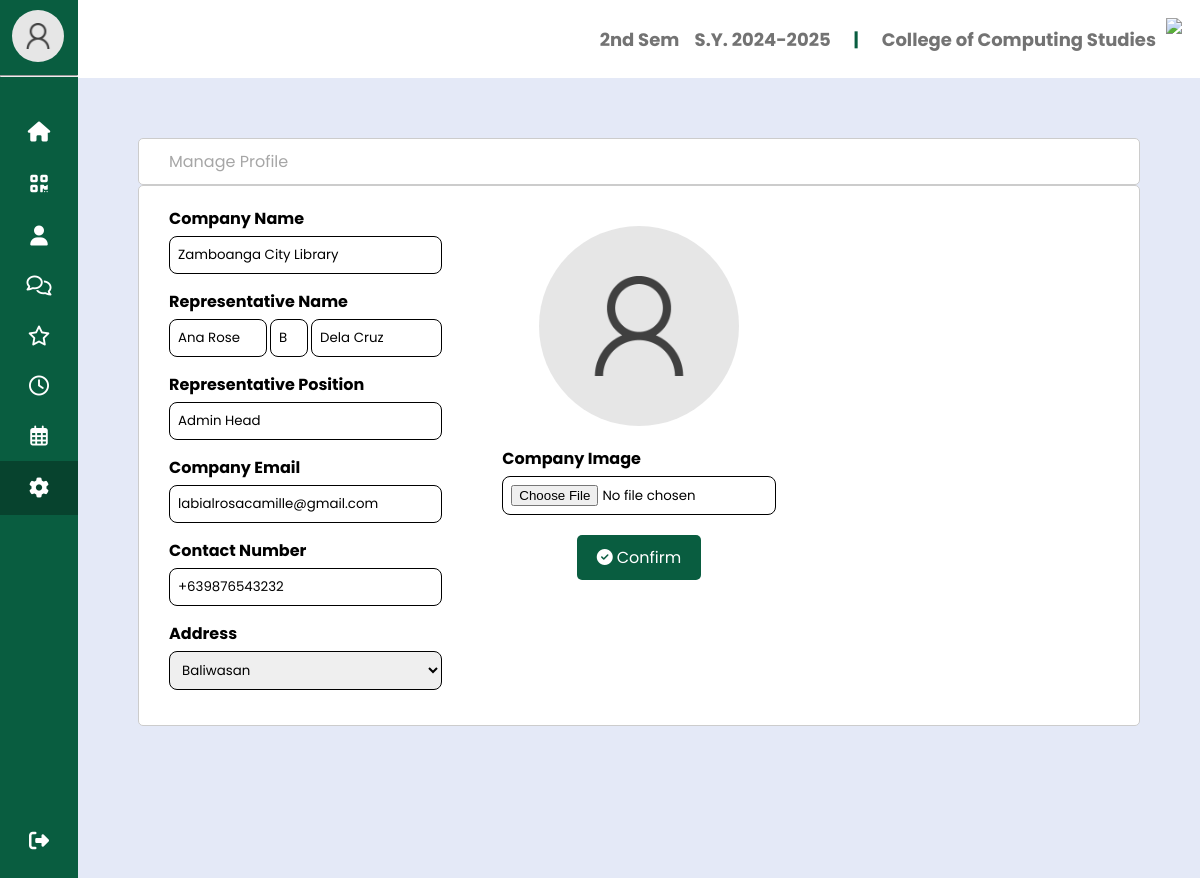
The page /company/setting.php (signed in) on the database its author committed.
### tables this page shows
CREATE TABLE `semester` (
  `id` int(11) NOT NULL,
  `type` enum('1st Sem','2nd Sem','Summer') NOT NULL
);

CREATE TABLE `company` (
  `company_id` int(11) NOT NULL,
  `company_image` varchar(255) NOT NULL,
  `company_name` varchar(255) NOT NULL,
  `company_rep_firstname` varchar(255) NOT NULL,
  `company_rep_middle` varchar(255) NOT NULL,
  `company_rep_lastname` varchar(255) NOT NULL,
  `company_email` varchar(255) NOT NULL,
  `company_password` varchar(255) NOT NULL,
  `company_address` varchar(255) NOT NULL,
  `company_number` varchar(255) NOT NULL,
  `verification_code` varchar(255) NOT NULL,
  `company_rep_position` varchar(255) NOT NULL
);

CREATE TABLE `address` (
  `address_id` int(11) NOT NULL,
  `address_barangay` varchar(255) NOT NULL
);

### company/setting.php (the view, shortened to what this page needs)
<?php
require '../conn/connection.php';
$company_id = $_SESSION['user_id'];
$query = "
    SELECT company.*, CONCAT(address.address_barangay) AS full_address
    FROM company
    LEFT JOIN address ON company.company_address = address.address_id
    WHERE company.company_id = ?
";
if ($stmt = $database->prepare($query)) {
    $stmt->bind_param("i", $company_id);
    $stmt->execute();
    $result = $stmt->get_result();
    if ($result->num_rows > 0) {
        $company = $result->fetch_assoc();
    } else {
        $company = [
            'company_name' => 'Unknown',
            'company_email' => 'unknown@wmsu.edu.ph',
            'full_address' => 'Unknown, Unknown'
        ];
    }
}
$query = "SELECT * FROM address";
$barangays = [];
if ($result = $database->query($query)) {
    while ($row = $result->fetch_assoc()) {
        $barangays[] = $row;
    }
}
$currentSemester = "1st Sem";
$semesterQuery = "SELECT `type` FROM `semester` WHERE `id` = 1";
if ($result = $database->query($semesterQuery)) {
    if ($result->num_rows > 0) {
        $row = $result->fetch_assoc();
        $currentSemester = $row['type'];
    }
}
?>
<!DOCTYPE html>
<html lang="en">
<head>
    <link rel="stylesheet" href="https://cdnjs.cloudflare.com/ajax/libs/font-awesome/6.5.2/css/all.min.css">
    <link rel="stylesheet" href="../css/main.css">
    <link rel="stylesheet" href="../css/mobile.css">
</head>
<body>
    <div class="header">
        <div class="school-name">
            &nbsp;&nbsp;&nbsp;&nbsp;&nbsp;&nbsp;<?php echo $currentSemester; ?> &nbsp;&nbsp;&nbsp;
            <span id="sy-text"></span>
            &nbsp;&nbsp;&nbsp;&nbsp;&nbsp;&nbsp;<span style="color: #095d40;">|</span>
            &nbsp;&nbsp;&nbsp;&nbsp;&nbsp;&nbsp;College of Computing Studies
            <img src="../img/ccs.png">
        </div>
    </div>
    <div class="sidebar close">
        <div class="profile-details">
            <img src="../uploads/company/<?php echo !empty($company['company_image']) ? $company['company_image'] : 'user.png'; ?>"
                alt="Company Image" class="logout-img">
            <div style="margin-top: 10px;" class="profile-info">
                <br />
            </div>
        </div>
        <hr>
        <ul class="nav-links">
            <li>
                <a href="index.php">
                    <i class="fa-solid fa-house"></i>
                </a>
            </li>
            <li>
                <a href="qr-code.php">
                    <i class="fa-solid fa-qrcode"></i>
                </a>
            </li>
            <li>
                <a href="intern.php">
                    <i class="fa-solid fa-user"></i>
                </a>
            </li>
            <li>
                <a href="message.php">
                    <i class="fa-regular fa-comments"></i>
                </a>
            </li>
            <li>
                <a href="feedback.php">
                    <i class="fa-regular fa-star"></i>
                </a>
            </li>
            <li>
                <div class="iocn-link">
                    <a href="attendance.php">
                        <i class="fa-regular fa-clock"></i>
                    </a>
                </div>
            </li>
            <li>
                <a href="calendar.php">
                    <i class="fa-regular fa-calendar-days"></i>
                </a>
            </li>
            <li>
                <a href="setting.php" class="active">
                    <i class="fas fa-cog"></i>
                </a>
            </li>
            <li>
                <a onclick="openLogoutModal()">
                    <div class="logout-details">
                        <i class="fas fa-sign-out-alt right-icon"></i>
                    </div>
                </a>
            </li>
        </ul>
    </div>
    <section class="home-section">
        <div class="home-content">
        </div>
        <form style="" class="form-container">
            <div style="padding: 10px; margin-left: 20px;" class="form-section">
                <label style="color: #a6a6a6">Manage Profile</label>
            </div>
        </form>
        <form class="form-container" action="settings.php" method="POST" enctype="multipart/form-data">
            <div class="form-section">
                <div class="form-group-name">
                    <label for="wmsu-id">Company Name</label>
                    <input type="text" id="company-name" name="company_name"
                        value="<?php echo $company['company_name']; ?>" required>
                </div>
                <div class="form-group-name">
                    <label for="wmsu-id">Representative Name</label>
                    <div class="name-inputs">
                        <input class="firstname" type="text" id="company-firstname" name="company_rep_firstname"
                            value="<?php echo $company['company_rep_firstname']; ?>" required>
                        <input class="middle" type="text" id="company-middle" name="company_rep_middle"
                            value="<?php echo $company['company_rep_middle']; ?>">
                        <input class="lastname" type="text" id="company-lastname" name="company_rep_lastname"
                            value="<?php echo $company['company_rep_lastname']; ?>" required>
                    </div>
                </div>
                <div class="form-group-name">
                    <label for="wmsu-id">Representative Position</label>
                    <input type="text" id="company-position" name="company_rep_position"
                        value="<?php echo $company['company_rep_position']; ?>" required>
                </div>
                <div class="form-group">
                    <label for="wmsu-email">Company Email</label>
                    <input type="text" id="company-email" name="company_email"
                        value="<?php echo $company['company_email']; ?>" required>
                </div>
                <div class="form-group">
                    <label for="contact">Contact Number</label>
                    <input type="text" id="company_contact" name="company_number"
                        value="<?php echo $company['company_number']; ?>" required maxlength="13"
                        oninput="limitInput(this)" required>
                </div>
                <div class="form-group">
                    <label for="address">Address</label>
                    <select id="address" name="address" required class="form-control">
                        <option disabled>Select Barangay</option><?php foreach ($barangays as $barangay): ?>
                            <option value="<?php echo $barangay['address_barangay']; ?>" <?php echo ($company['company_address'] == $barangay['address_barangay']) ? 'selected' : ''; ?>>
                                <?php echo htmlspecialchars($barangay['address_barangay']); ?>
                            </option>
                        <?php endforeach; ?>
                    </select>
                </div>
            </div>
            <div class="form-section">
                <div class="image-preview" id="image-preview">
                    <img id="preview-image"
                        src="../uploads/company/<?php echo !empty($company['company_image']) ? $company['company_image'] : 'user.png'; ?>"
                        alt="Preview Image">
                </div>
                <div class="form-group">
                    <label for="company-image">Company Image</label>
                    <input type="file" id="company-image" name="company_image" accept="image/*">
                </div>
                <button type="submit" class="btn-confirm"><i style="margin-right: 4px;"
                        class="fa-solid fa-circle-check"></i>Confirm</button>
            </div>
            <div class="form-section">
            </div>
        </form>
    </section>
</body>
</html>

### css/main.css (style rules this page uses)
* { margin: 0; padding: 0; box-sizing: border-box; font-family: 'Poppins', sans-serif; }
body { background: #E4E9F7; }
.sidebar { position: fixed; top: 0; left: 0; height: 100%; width: 260px; background: #095d40; z-index: 100; transition: all 0.5s ease; }
hr { margin-top: 15px; }
.sidebar.close { width: 78px; }
.sidebar .profile-details { height: 60px; width: 100%; display: flex; align-items: center; margin: 0 14px 0px 12px; }
.sidebar .profile-details .logout-img { height: 52px; width: 52px; border-radius: 50%; margin-right: 8px; margin-top: 12px; background: #07432e; transition: all 0.5s ease; display: flex; justify-content: center; align-items: center; }
.sidebar .nav-links { height: 100%; padding: 30px 0 150px 0; overflow: auto; }
.sidebar.close .nav-links { overflow: visible; }
.sidebar .nav-links li { position: relative; list-style: none; transition: all 0.4s ease; }
.nav-links li a.active { background-color: #07432e; }
.sidebar .nav-links li .iocn-link { display: flex; align-items: center; justify-content: space-between; }
.sidebar.close .nav-links li .iocn-link { display: block; }
.sidebar .nav-links li i { height: 50px; min-width: 78px; text-align: center; line-height: 50px; color: #fff; font-size: 20px; cursor: pointer; transition: all 0.3s ease; }
.sidebar .nav-links li a { display: flex; align-items: center; text-decoration: none; }
.sidebar .logout-details { position: fixed; bottom: 0; width: 260px; display: flex; align-items: center; justify-content: space-between; background: #07432e; padding: 12px 0; transition: all 0.5s ease; }
.sidebar.close .logout-details { background: none; }
.sidebar.close .logout-details { width: 78px; }
.home-section { position: relative; background: #E4E9F7; height: 100vh; left: 260px; width: calc(100% - 260px); transition: all 0.5s ease; }
.sidebar.close ~ .home-section { left: 78px; width: calc(100% - 78px); }
.home-section .home-content { height: 60px; display: flex; align-items: center; justify-content: space-between; }
.header { background-color: #fff; color: #333; padding: 18px; display: flex; justify-content: space-between; align-items: center; box-shadow: 0 2px 5px rgba(0, 0, 0, 0.1); }
.header .school-name { display: flex; align-items: center; font-size: 18px; font-weight: bold; color: #737373; }
.header .school-name img { height: 42px; margin-left: 10px; }
.form-container { background-color: #fff; border: 1px solid #ccc; display: flex; justify-content: space-between; margin-left: 60px; margin-right: 60px; border-radius: 5px; }
.form-section { width: 48%; padding-top: 20px; padding-bottom: 20px; border-radius: 5px; }
.form-group { margin-bottom: 15px; margin-left: 30px; margin-right: 30px; }
.form-group label { display: block; margin-bottom: 5px; font-weight: bold; }
.form-group input { width: 100%; padding: 8px; box-sizing: border-box; border: 1px solid #000; border-radius: 8px; }
.form-group select { width: 100%; padding: 8px; box-sizing: border-box; border: 1px solid #000; border-radius: 8px; }
.image-preview { display: flex; justify-content: center; align-items: center; margin-top: 20px; margin-bottom: 20px; }
.image-preview img { width: 200px; height: 200px; border-radius: 50%; object-fit: cover; }
.btn-confirm { display: block; margin: 20px auto; padding: 10px 20px; background-color: #095d40; color: white; border: none; border-radius: 5px; cursor: pointer; font-size: 16px; text-align: center; }
.form-group-name { margin-bottom: 15px; margin-left: 30px; margin-right: 30px; }
.form-group-name label { display: block; margin-bottom: 5px; font-weight: bold; }
.form-group-name input { width: 100%; padding: 8px; box-sizing: border-box; border: 1px solid #000; border-radius: 8px; }
.name-inputs { display: flex; }
.firstname { flex: 0 0 36%; margin-right: 1%; }
.middle { flex: 0 0 14%; }
.lastname { flex: 0 0 48%; margin-left: 1%; }
.close { color: #aaa; float: right; font-size: 28px; font-weight: bold; }

### rows shown on the page
semester: type "2nd Sem"
company: company_image (placeholder picture), company_name "Zamboanga City Library", company_rep_firstname "Ana Rose", company_rep_middle "B", company_rep_lastname "Dela Cruz", company_rep_position "Admin Head", company_email "labialrosacamille@gmail.com", company_number "+639876543232", address "Baliwasan"
